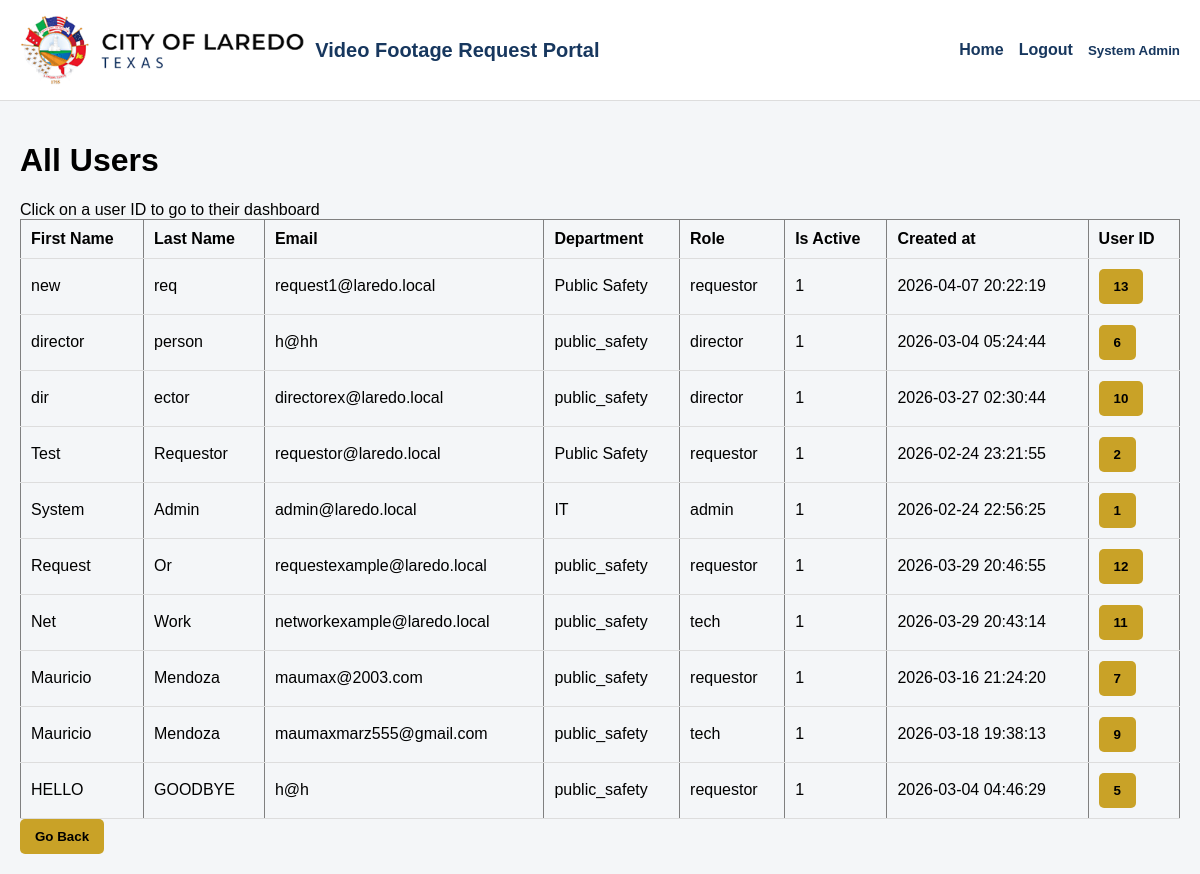
Before: /admin/all_users (signed in) with the older database file.
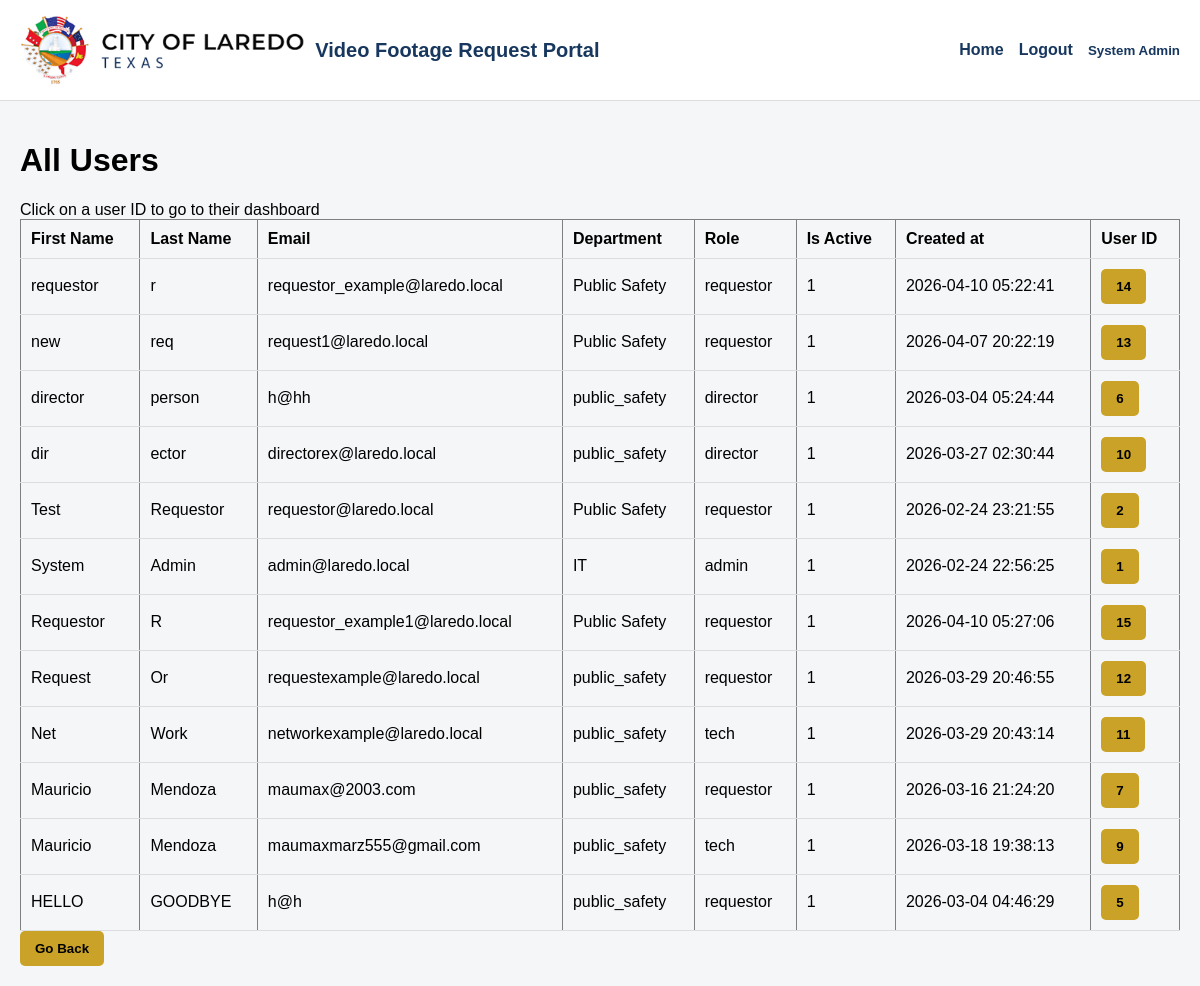
After: the same page with the newer database file.
### tables this page shows
CREATE TABLE users (
  id INTEGER PRIMARY KEY AUTOINCREMENT,
  first_name TEXT NOT NULL,
  last_name  TEXT NOT NULL,
  email      TEXT NOT NULL UNIQUE,
  password_hash TEXT NOT NULL,
  role TEXT NOT NULL CHECK (role IN ('requestor','director','tech','admin')),
  department TEXT,
  is_active INTEGER NOT NULL DEFAULT 1,
  created_at TEXT NOT NULL DEFAULT (datetime('now')),
  updated_at TEXT NOT NULL DEFAULT (datetime('now'))
, employee_id TEXT, division TEXT, job_title TEXT);

### app.py (the view)
    @app.route("/admin/all_users")
    @login_required
    @role_required("admin")
    def all_users():
        db = get_db()
        rows = db.execute(
            """
            SELECT first_name, last_name, email, department, role, is_active, created_at, id
            FROM users
            ORDER BY first_name DESC
            """
        ).fetchall()
        return render_template("all_users.html", users=rows)

### auth.py (called while the page is built)
def login_required(view):
    @wraps(view)
    def wrapped(*args, **kwargs):
        if session.get("user_id") is None:
            return redirect(url_for("login"))
        return view(*args, **kwargs)
    return wrapped

def role_required(*roles):
    def decorator(view):
        @wraps(view)
        def wrapped(*args, **kwargs):
            if session.get("user_id") is None:
                return redirect(url_for("login"))
            if session.get("role") not in roles:
                flash("You do not have permission to access that page.", "error")
                log_action("ACCESS_DENIED")
                return redirect(url_for("dashboard"))
            return view(*args, **kwargs)
        return wrapped
    return decorator

### db.py (called while the page is built)
def get_db():
    if "db" not in g:
        g.db = sqlite3.connect(current_app.config["DATABASE"])
        g.db.row_factory = sqlite3.Row
        g.db.execute("PRAGMA foreign_keys = ON;")
    return g.db

### templates/all_users.html (shortened to what this page needs)
{%extends "base.html"%}
{%block content%}
    <h1>All Users</h1>
    <div>
        <a>Click on a user ID to go to their dashboard</a>
    </div>
    {%if users%}
        <table border="1" cellpadding="6">
            <tr>
                <th>First Name</th>
                <th>Last Name</th>
                <th>Email</th>
                <th>Department</th>
                <th>Role</th>
                <th>Is Active</th>
                <th>Created at</th>
                <th>User ID</th>
            </tr>
            {% for r in users %}
                {% if r["role"] == requestor %}
                    {% set goto_link='requestor_dashboard' %}
                {% else %}
                    {% set goto_link = 'tech_dashboard' %}
                {% endif %}
                <tr>
                    <td>{{r["first_name"]}}</td>
                    <td>{{r["last_name"]}}</td>
                    <td>{{r["email"]}}</td>
                    <td>{{r["department"]}}</td>
                    <td>{{r["role"]}}</td>
                    <td>{{r["is_active"]}}</td>
                    <td>{{r["created_at"]}}</td>
                    <td>
                        <a href="{{url_for(goto_link)}}">
                            <button type="button">{{r["id"]}}</button>
                        </a>
                    </td>
                </tr>
            {% endfor %}
        </table>
    {%else%}
        <p>No active users</p>
    {%endif%}
    <a href="{{url_for('admin_dashboard')}}">
        <button type="button">Go Back</button>
    </a>
{%endblock%}

### templates/base.html (shortened to what this page needs)
<!DOCTYPE html>
<html lang="en">
<head>
</head>
<body>
    <div class="header {% if request.endpoint == 'login' %}login-header{% endif %}">
        <div class="brand">
            <img src="{{ url_for('static', filename='img/laredo_logo.png') }}" alt="Laredo Logo">
            <span>Video Footage Request Portal</span>
        </div>
        {% if request.endpoint != 'login' %}
        <div class="nav">
            {% if current_user %}
                <a href="{{ url_for('home') }}">Home</a>
                <a href="{{ url_for('logout') }}">Logout</a>
                <div class="user-menu" id="userMenu">
                    <button type="button" class="user-toggle" onclick="toggleUserMenu()">
                        {{ current_user["first_name"] }} {{ current_user["last_name"] }}
                    </button>
                </div>
            {% else %}
                <a href="{{ url_for('login') }}">Login</a>
                <a href="{{ url_for('create_account') }}">Create Account</a>
            {% endif %}
        </div>
        {% endif %}
    </div>
    <div class="{% block container_class %}container{% endblock %}">
        {% block content %}{% endblock %}
    </div>
</body>
</html>

### templates/base.html (style rules this page uses)
body { margin: 0; font-family: Arial, sans-serif; background: #f4f6f8; }
.header { background: white; padding: 15px 20px; display: flex; align-items: center; border-bottom: 1px solid #ddd; }
.brand { font-weight: bold; color: #17375e; font-size: 20px; display: flex; align-items: center; gap: 10px; }
.brand img { height: 70px; width: auto; }
.nav { display: flex; align-items: center; gap: 15px; margin-left: auto; }
.nav a { text-decoration: none; color: #17375e; font-weight: bold; }
.container { padding: 20px; }
button { background: #c9a227; border: none; padding: 10px 15px; font-weight: bold; cursor: pointer; border-radius: 5px; }
table { width: 100%; border-collapse: collapse; }
th, td { padding: 10px; border-bottom: 1px solid #ddd; text-align: left; }
.user-menu { position: relative; display: inline-block; }
.user-toggle { display: flex; align-items: center; gap: 8px; background: none; border: none; cursor: pointer; font-weight: bold; color: #17375e; padding: 0; }

Changed rows visible on the page:
added users: first_name "requestor", last_name "r", email "requestor_example@laredo.local", department "Public Safety", role "requestor", is_active "1", created_at "2026-04-10 05:22:41", id "14"
added users: first_name "Requestor", last_name "R", email "requestor_example1@laredo.local", department "Public Safety", role "requestor", is_active "1", created_at "2026-04-10 05:27:06", id "15"
